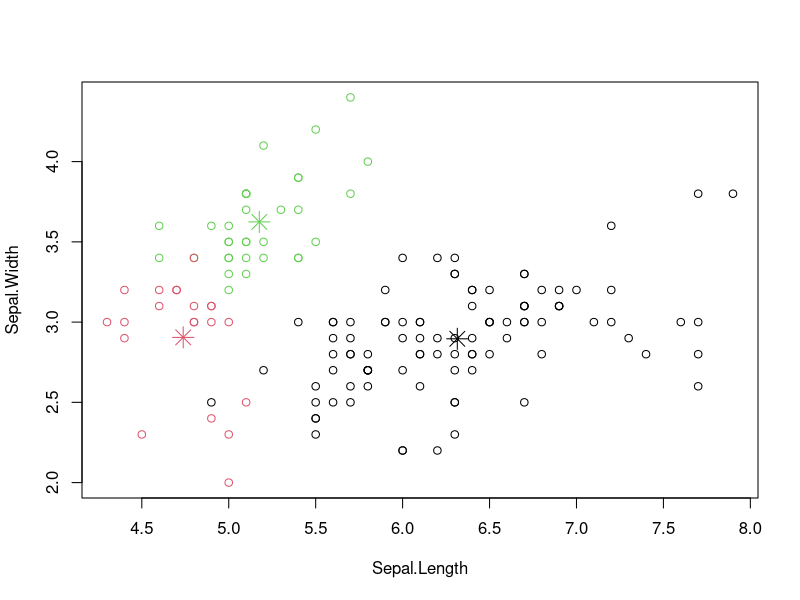
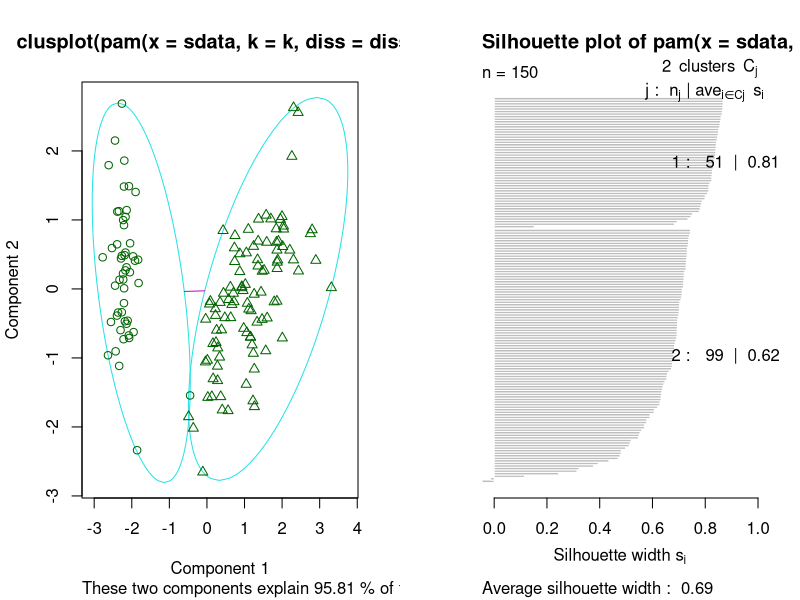
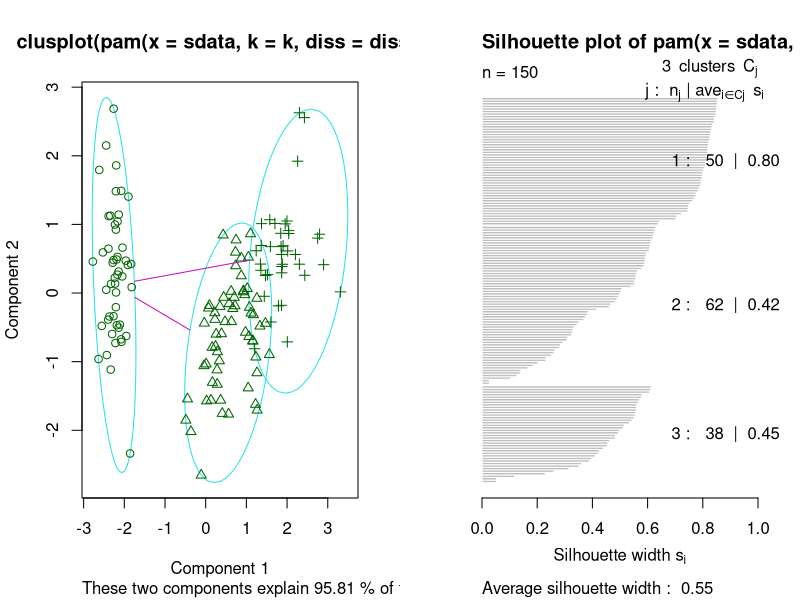
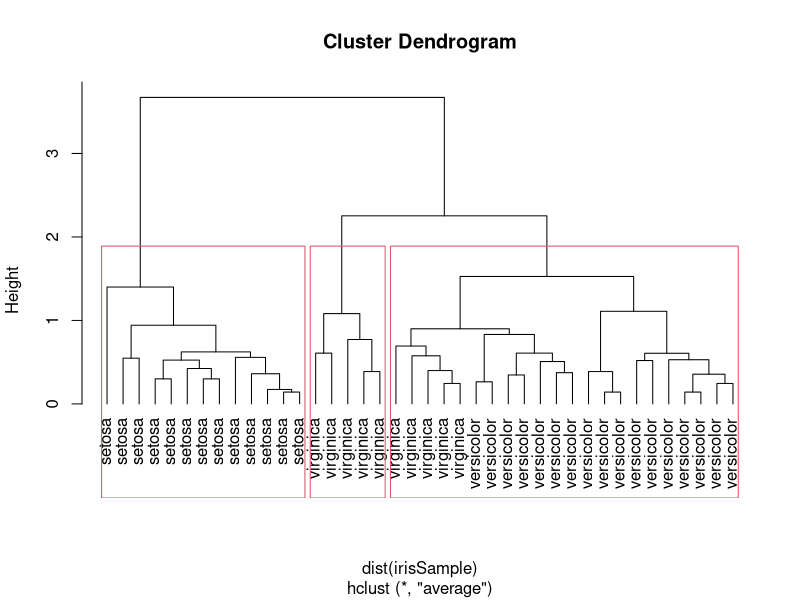
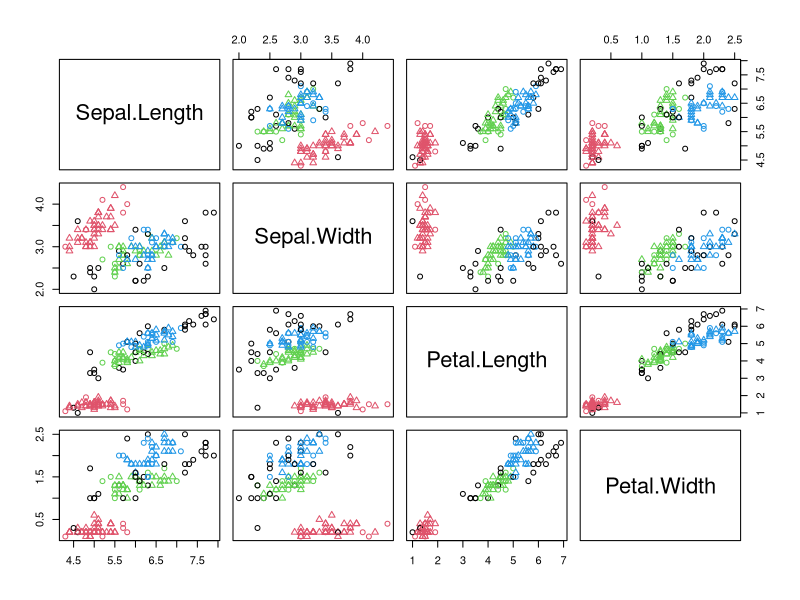
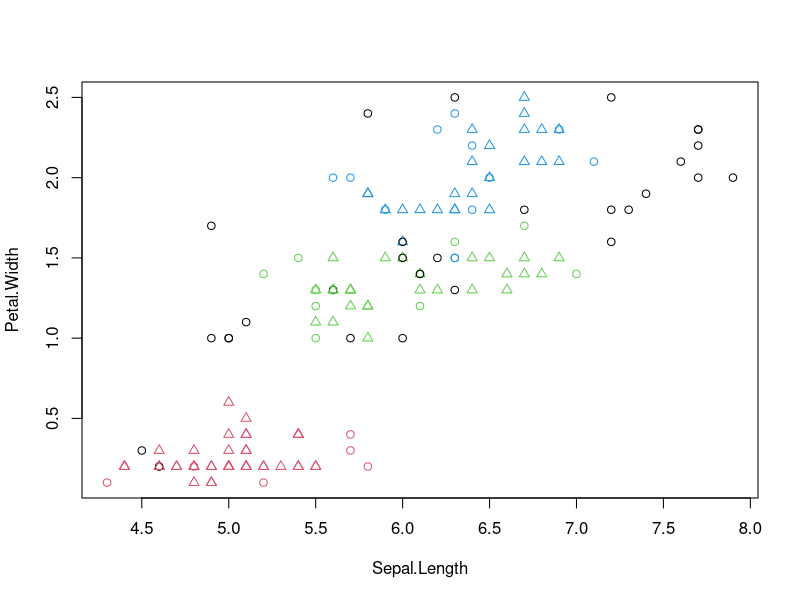
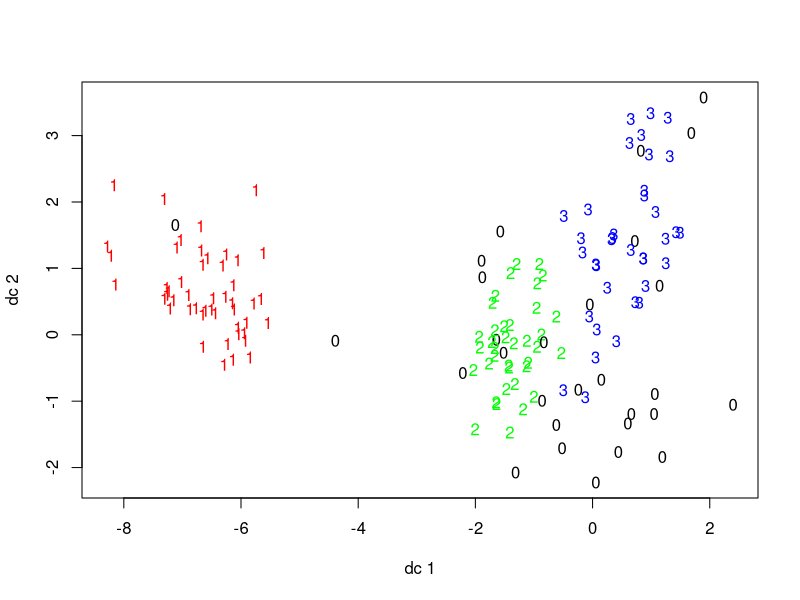
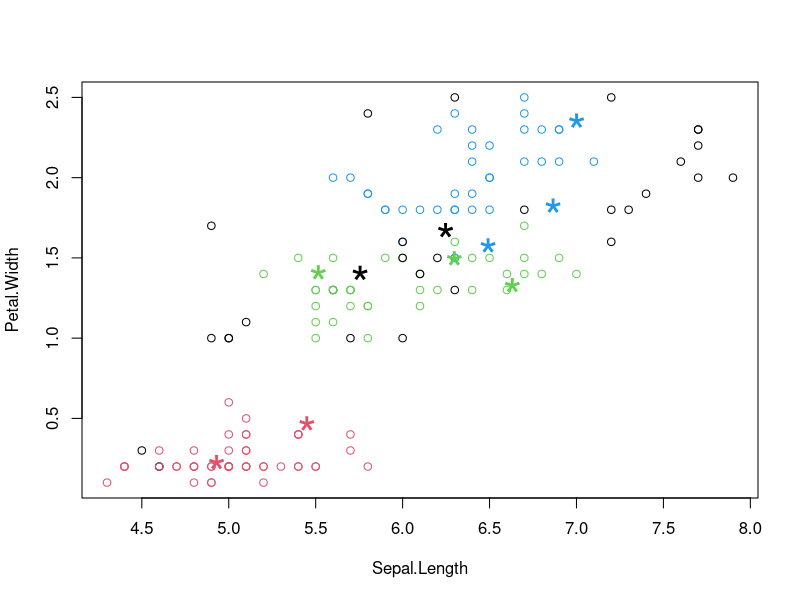

R code for these plots, in order:
# K-MEANS CLUSTERING

iris2 <- iris
iris2$Species <- NULL

# Eliminamos la Species en la del cluster. Creamos los clusters, en total 3
(kmeans.result <- kmeans(iris2, 3))
# Se muestra el resultado.
table(iris$Species, kmeans.result$cluster)

plot(iris2[c("Sepal.Length", "Sepal.Width")], col= kmeans.result$cluster)

#Ploteo de centros
points(kmeans.result$centers[,c("Sepal.Length", "Sepal.Width")], col= 1:3, pch=8, cex=2)

# ====================================================

# K-MEDIOIDES CLUSTERING
library(fpc)
pamk.result <- pamk(iris2)
# numero de clusters
pamk.result$nc

# Chequeo de clusters
table(pamk.result$pamobject$clustering, iris$Species)
layout(matrix(c(1,2),1,2))
plot(pamk.result$pamobject)
layout(matrix(1))

# Vamos a forzar que los clusters sean 3 (lo suyo)
pamk.result <- pamk(iris2, 3)
table(pamk.result$pamobject$clustering, iris$Species)
layout(matrix(c(1,2),1,2))
plot(pamk.result$pamobject)
layout(matrix(1))

# ====================================================

# Hierarchical Clustering. Con uso de hclust()

idx <- sample(1:dim(iris)[1], 40)
irisSample <- iris[idx,]
irisSample$Species <- NULL
hc <- hclust(dist(irisSample), method = "ave")

# pintamos
plot(hc, hang=-1, labels=iris$Species[idx])
# cortamos en 3 clusters
rect.hclust(hc, k=3)
groups <- cutree(hc, k=3)

# ====================================================

# Clustering basados en Densidad.
library(fpc)
iris2 <- iris[-5]
ds <- dbscan(iris2, eps = 0.42, MinPts = 5)

# comparamos las clases con las originales
table(ds$cluster, iris$Species)
# la fila 0 son ruido o outlayers.

# Mostramos todo
plot(ds, iris2)

# Seleccionamos variables
plot(ds, iris2[c(1,4)])

# Para ver los clusters
plotcluster(iris2, ds$cluster)


# El clustering se puede usar para etiquetar nuevos datos:

# creamos los datos
set.seed(435)
idx <- sample(1:nrow(iris),10)
newData <- iris[idx, -5]
newData<- newData + matrix(runif(10*4, min=0, max=0.2), nrow=10, ncol=4)

# Etiquetamos los nuevos datos:
mypred <- predict(ds, iris2, newData)

# plot Resultados
plot(iris2[c(1,4)], col=1+ds$cluster)
points(newData[c(1,4)], pch="*", col=1+mypred, cex=3)

# chequeo de los resultados
table(mypred, iris$Species[idx])
